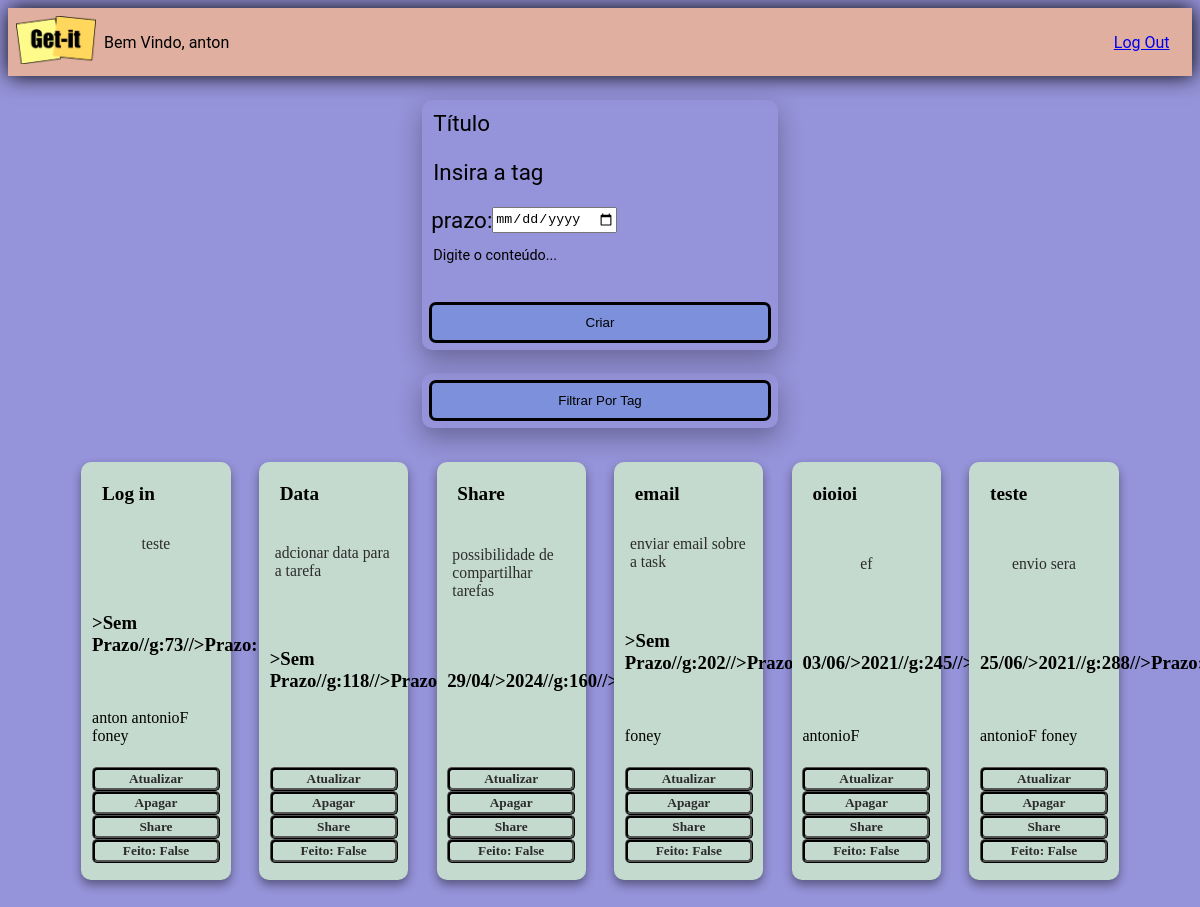
/retorno/ (signed in), run on the app's committed database.
### notes/models.py (models this page shows, shortened)
class Note(models.Model):
    id = models.AutoField(primary_key=True)
    title = models.CharField(max_length=200, default='')
    content = models.TextField(default='')
    tag = models.CharField(max_length=50, default='')
    prazo = models.CharField(max_length=15, default='Sem Prazo')
    feito = models.BooleanField(default=False)
    users = models.ManyToManyField(User,related_name = 'dono')

### notes/views.py (the view)
# urls.py: path('retorno/', views.volta, name='final'),
def volta(request):
    print("55555555555555555555555555555555")
    if request.method == 'POST':
        return redirect('index')
    else:
        all_notes = Note.objects.all()
        return render(request, 'notes/index.html', {'notes': all_notes})

### notes/templates/notes/index.html (shortened to what this page needs)
{% extends "notes/base.html" %}
{% load static %}
{% block content %}
<div class="appbar">
  <a href="{% url 'index' %}"><img class="logo" src="{% static 'notes/img/logo-getit.png' %}" /></a>
<div class = 'teste'><p class="subtitle">Bem Vindo, {{ user.username }} </p>
  <p class="subtitle"><a href="{% url 'login' %}">Log Out</a></p>
</div>
</div>
<div>
<form method="post" class="form-card">
  <input class="form-card-title" type="text" name="titulo" placeholder="Título"/>
  <input class="form-card-title" type="text" name="tag" placeholder="Insira a tag"/>
  <div class="form-card-title" >prazo: <input type="date" id="data" name="prazo"> </div>
  <textarea class="autoresize" name="detalhes" placeholder="Digite o conteúdo..."></textarea>
  <button class="btn" type="submit">Criar</button>
</form>
<form action='/tags/' method="post" class="form-card2">
<button class="btn" type="submit">Filtrar Por Tag</button>
</form>
</div>
<div class="card-container" >
  {% for note in notes %}
  <div class="card" id="card{{ note.id }}" >
    <form class="from" method="post">
    <h3 class="card-title" id="tx1{{ note.id }}" onclick="func1('tx1{{ note.id }}','inp1{{ note.id }}','card{{ note.id }}')" >{{ note.title }}</h3>
    <div class="card-content">
      <p class="corpo_card" id="tx2{{ note.id }}" onclick="func2('tx2{{ note.id }}','inp2{{ note.id }}','card{{ note.id }}')">{{ note.content }}</p>
    </div>
    <br>
    <h3 class='card-date' id="tx3{{ note.id }}" onclick="func1('tx3{{ note.id }}','inp3{{ note.id }}','card{{ note.id }}')">Prazo: {{note.prazo}}</h3>
    <br>
    <p class="card-contentdzb">{%for nome in note.users.all%} {{ nome }} {% endfor %}</p>
    <div class="div_botao">
      <button class="botao1" type="submit" name="atualizar" value="{{ note.id }}" id="update">Atualizar</button>
      <button class="botao1" type="submit" name= "apagar" value="{{ note.id }}">Apagar</button>
      <button class="botao1 bot_share" type="button" name= "share" value="{{ note.id }}" onclick="func3('{{ note.id }}')" >Share</button>
      <button class="botao1 botao_mudar" type="submit" name= "status" value="{{ note.id }}"> Feito: {{note.feito}}</button>
    </div>
      </form>
  </div>
  {% endfor %}
</div>
{% endblock %}

### notes/static/notes/csss/getit.css (style rules this page uses)
::placeholder { color: black; opacity: 1; }
body { background-color: #9593d9; }
.teste { display: flex; width: 90%; justify-content: space-between; }
.appbar { left: 5%; top: 10%; width: 100%; height: 100%; display: flex; align-items: center; box-shadow: 1px 0px 20px black; background-color: #e0afa0; }
.logo { margin: 0.5rem; width: 5rem; height: 3rem; }
html, body { font-family: "Roboto", sans-serif; }
textarea { resize: none; ; }
.form-card2 { box-shadow: 0 10px 24px 0 rgba(0, 0, 0, 0.3); justify-content:space-between; display: flex; flex-direction:column; width: 30%; margin: 2% auto; border-radius: 10px; }
.form-card { box-shadow: 0 10px 24px 0 rgba(0, 0, 0, 0.3); justify-content:space-between; display: flex; flex-direction:column; width: 30%; height: 250px; margin: 2% auto; border-radius: 10px; }
.form-card-title { margin-left: 2.5%; margin-top: 2.5%; font-family: 'Roboto', sans-serif; font-size: 1.4em; border: none; display: flex; background-color: transparent; }
.autoresize { font-family: 'Roboto', sans-serif; border: 0px; font-size: 0.9em; margin-left: 2.5%; background-color: #9593d9; }
.card-container { align-content:flex-start; justify-content:space-evenly; margin: 1%; display: flex; flex-wrap:wrap; margin-left: 5%; margin-right: 5%; }
.from { height: 100%; display: flex; justify-content: space-between; flex-direction:column; }
.card { padding: 1%; font-family: 'Permanent Marker', cursive; width:12%; margin-top: 5%; border-radius: 10px; margin: 1% auto; display: flex; flex-direction:column; box-shadow: 0 5px 10px 0 rgba(0, 0, 0, 0.4); justify-content: space-between; }
.card-title { font-weight: bold; font-size: 1.2em; margin: 10px 10px 15px 10px; }
.card-content { font-display: inline-block; font-size: 0.98em; font-weight:normal; color: #2c2c2c; text-align:left; align-self: center; margin: auto; margin-left: 4%; margin-right: 4%; padding-bottom: 5%; }
.botao1 { border-radius: 5px; width: 100%; color: #2c2c2c; font-weight: bold; font-family: 'Permanent Marker', cursive; background-color: transparent; border: black; border-style: ridge; }
.div_botao { display: flex; margin-top: 5%; margin-bottom: 5% ; flex-wrap: wrap; }
.card-color-2 { background:#C4DACF; }
.card-color-3 { background:#C4DACF; }
.card-color-4 { background:#C4DACF; }
.card-color-5 { background:#C4DACF; }
.btn { margin: 0.5em; position: relative; display: block; padding: 10px; overflow: hidden; border-width: 0; outline: none; border-radius: 7px; background-color: #7C90DB; border: black; border-style: solid; transition: background-color 0.3s; }
.btn:before { content: ""; position: absolute; top: 50%; left: 50%; display: block; width: 0; padding-top: 0; border-radius: 100%; background-color: rgba(236, 240, 241, 0.3); -webkit-transform: translate(-50%, -50%); -moz-transform: translate(-50%, -50%); -ms-transform: translate(-50%, -50%); -o-transform: translate(-50%, -50%); transform: translate(-50%, -50%); }

### data on the page
Note: title "Log in", content "teste", {{ note.id }} 16 (drawn), feito "False"
Note: title "Data", content "adcionar data para a tarefa", {{ note.id }} 17 (drawn), feito "False"
Note: title "Share", content "possibilidade de compartilhar tarefas", {{ note.id }} 18 (drawn), feito "False"
Note: title "email", content "enviar email sobre a task", {{ note.id }} 19 (drawn), feito "False"
Note: title "oioioi", content "ef", {{ note.id }} 52 (drawn), feito "False"
Note: title "teste", content "envio sera", {{ note.id }} 53 (drawn), feito "False"

### other printed values
{{ user.username }} "anton"
{{ nome }} "anton"
{{ nome }} "antonioF"
{{ nome }} "foney"
